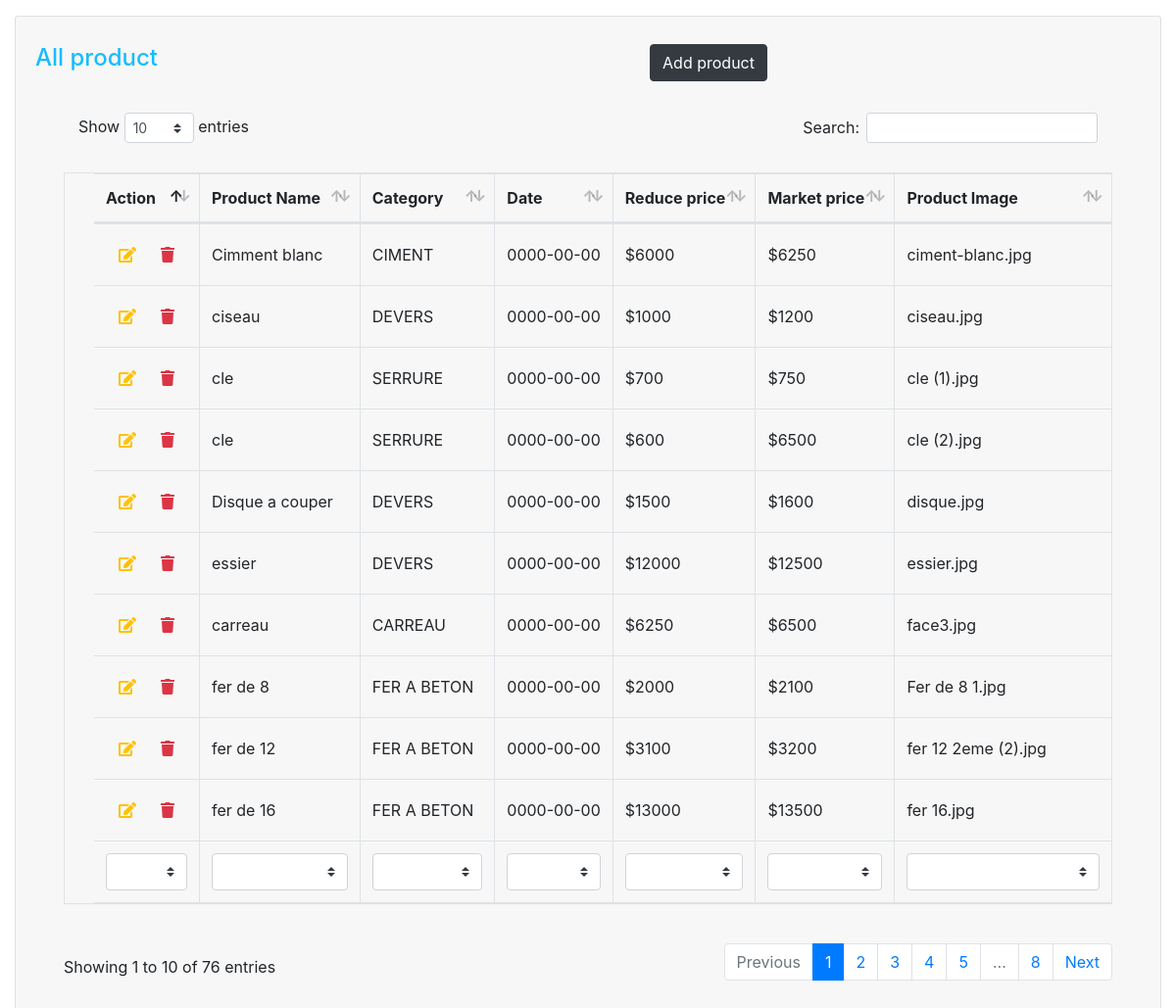
/assets/pages/admin/modifier_suprimer_produit.php (signed in), run on the app's committed database.
### tables this page shows
CREATE TABLE IF NOT EXISTS `materiel` (
  `ID_MATERIEL` int NOT NULL AUTO_INCREMENT,
  `ID_QUINCAILLERIE` varchar(7) NOT NULL,
  `ID_CATEGORIE` int NOT NULL,
  `NOM_MATERIEL` varchar(70) DEFAULT NULL,
  `QANTITE` int NOT NULL,
  `PRIX_REDUIT` int DEFAULT NULL,
  `PRIX_HOMOLOGUE` int DEFAULT NULL,
  `LINK` varchar(256) DEFAULT NULL,
  `DATE_ENREGISTREMENT` date DEFAULT NULL,
  PRIMARY KEY (`ID_MATERIEL`),
  KEY `FK_AVOIR` (`ID_QUINCAILLERIE`),
  KEY `FK_APPARTENIR` (`ID_CATEGORIE`)
);

CREATE TABLE IF NOT EXISTS `categorie` (
  `ID_CATEGORIE` int NOT NULL AUTO_INCREMENT,
  `TYPE_CATEGORIE` varchar(70) DEFAULT NULL,
  PRIMARY KEY (`ID_CATEGORIE`)
);

### assets/pages/admin/modifier_suprimer_produit.php (the view, shortened to what this page needs)
<?php
include('header.php');
require_once'bd.php';
$affiche=$bdd->query("SELECT * from materiel m , categorie c where c.ID_CATEGORIE=m.ID_CATEGORIE");
?>
    <div class="container-fluid" id="fenetre">
        <div class="row">
            <div class="col-lg-12 py-3">
                <div class="card">
                    <div class="card-header">
                        <div class="row py-3">
                            <div class="col-6">
                                <h4 class="text-bluesky">All product</h4>
                            </div>
                            <div class="col-6 text-right">
                                <div class="col-4">
                                        <a class="btn btn-dark" role="button" href="ajouter_produit.php" title="Cliquer pour ajouter de produit" id="ajout">Add product
                                        </a>
                                </div>
                           </div>
                       </div>
                 <body>
                    <div class="card-body py-2">
                     <table class="table table-bordered table-hover table-responsive-lg table-responsive-md table-responsive-sm" id="table">
                        <thead>
                            <tr>
                                <th class="text-truncate">Action</th>
                                 <th class="text-truncate">Product Name</th>
                                 <th class="text-truncate">Category</th>
                                <th class="text-truncate">Date</th>
                                <th class="text-truncate">Reduce price</th>
                                <th class="text-truncate">Market price</th>
                                 <th class="text-truncate">Product Image</th>
                            </tr>
                        </thead>
                        <tbody>
                            <?php $update = 'update'; $delete = 'delete'; ?> <?php  while($affiches=$affiche->fetch()):?>
                                <tr>
                                    <td class="text-truncate">
                                        <div class="btn-group" role="group" aria-label="Button group">
                                            <button class="btn text-truncate" data-toggle="modal" data-target="#update"><i class="fas fa-edit text-warning"></i></button>
                                            <button class="btn text-truncate" data-toggle="modal" data-target="#delete" onclick="deletemateriel(<?= htmlspecialchars(json_encode($affiches['ID_MATERIEL']))?>,<?= htmlspecialchars(json_encode($affiches['NOM_MATERIEL']))?>)">
                                                <i class="fas fa-trash text-danger"></i>
                                            </button>
                                        </div>
                                    </td>
                                    <td class="text-truncate"><?= $affiches['NOM_MATERIEL'] ?></td>
                                     <td class="text-truncate"><?php echo $affiches['TYPE_CATEGORIE'];?></td>
                                     <td class="text-truncate"><?php echo $affiches['DATE_ENREGISTREMENT'];?></td>
                                      <td class="text-truncate">$<?php echo $affiches['PRIX_REDUIT'];?></td>
                                      <td class="text-truncate">$<?php echo $affiches['PRIX_HOMOLOGUE'];?></td>
                                       <td class="text-truncate"><?php echo $affiches['LINK'];?></td>
                                </tr>
                                <?php endwhile;?>
                        </tbody>
                        <tfoot>
                            <tr>
                                 <th class="text-truncate">Action</th>
                                 <th class="text-truncate">Product Name</th>
                                 <th class="text-truncate">Category</th>
                                <th class="text-truncate">Date</th>
                                <th class="text-truncate">Reduce price</th>
                                <th class="text-truncate">Market price</th>
                                 <th class="text-truncate">Product Image</th>
                            </tr>
                        </tfoot>
                    </table>
                    </div>
                </body>
                </div>
            </div>
        </div>
    </div>
</div>
<?php
include('foot.php');
?>

### assets/css/styles.css (style rules this page uses)
.text-bluesky { color: #18bcfd; }

### assets/css/stylebody.css (style rules this page uses)
body { padding: 0; margin: 0; }

### assets/css/style.css (style rules this page uses)
body { padding: 0; margin: 0; width: 100%; }

### data on the page
materiel: NOM_MATERIEL "Cimment blanc", ID_CATEGORIE.TYPE_CATEGORIE "CIMENT", DATE_ENREGISTREMENT "0000-00-00", PRIX_REDUIT "6000", PRIX_HOMOLOGUE "6250", LINK "ciment-blanc.jpg"
materiel: NOM_MATERIEL "ciseau", ID_CATEGORIE.TYPE_CATEGORIE "DEVERS", DATE_ENREGISTREMENT "0000-00-00", PRIX_REDUIT "1000", PRIX_HOMOLOGUE "1200", LINK "ciseau.jpg"
materiel: NOM_MATERIEL "cle", ID_CATEGORIE.TYPE_CATEGORIE "SERRURE", DATE_ENREGISTREMENT "0000-00-00", PRIX_REDUIT "700", PRIX_HOMOLOGUE "750", LINK "cle (1).jpg"
materiel: NOM_MATERIEL "cle", ID_CATEGORIE.TYPE_CATEGORIE "SERRURE", DATE_ENREGISTREMENT "0000-00-00", PRIX_REDUIT "600", PRIX_HOMOLOGUE "6500", LINK "cle (2).jpg"
materiel: NOM_MATERIEL "Disque a couper", ID_CATEGORIE.TYPE_CATEGORIE "DEVERS", DATE_ENREGISTREMENT "0000-00-00", PRIX_REDUIT "1500", PRIX_HOMOLOGUE "1600", LINK "disque.jpg"
materiel: NOM_MATERIEL "essier", ID_CATEGORIE.TYPE_CATEGORIE "DEVERS", DATE_ENREGISTREMENT "0000-00-00", PRIX_REDUIT "12000", PRIX_HOMOLOGUE "12500", LINK "essier.jpg"
materiel: NOM_MATERIEL "carreau", ID_CATEGORIE.TYPE_CATEGORIE "CARREAU", DATE_ENREGISTREMENT "0000-00-00", PRIX_REDUIT "6250", PRIX_HOMOLOGUE "6500", LINK "face3.jpg"
materiel: NOM_MATERIEL "fer de 8", ID_CATEGORIE.TYPE_CATEGORIE "FER A BETON", DATE_ENREGISTREMENT "0000-00-00", PRIX_REDUIT "2000", PRIX_HOMOLOGUE "2100", LINK "Fer de 8 1.jpg"
materiel: NOM_MATERIEL "fer de 12", ID_CATEGORIE.TYPE_CATEGORIE "FER A BETON", DATE_ENREGISTREMENT "0000-00-00", PRIX_REDUIT "3100", PRIX_HOMOLOGUE "3200", LINK "fer 12 2eme (2).jpg"
materiel: NOM_MATERIEL "fer de 16", ID_CATEGORIE.TYPE_CATEGORIE "FER A BETON", DATE_ENREGISTREMENT "0000-00-00", PRIX_REDUIT "13000", PRIX_HOMOLOGUE "13500", LINK "fer 16.jpg"
